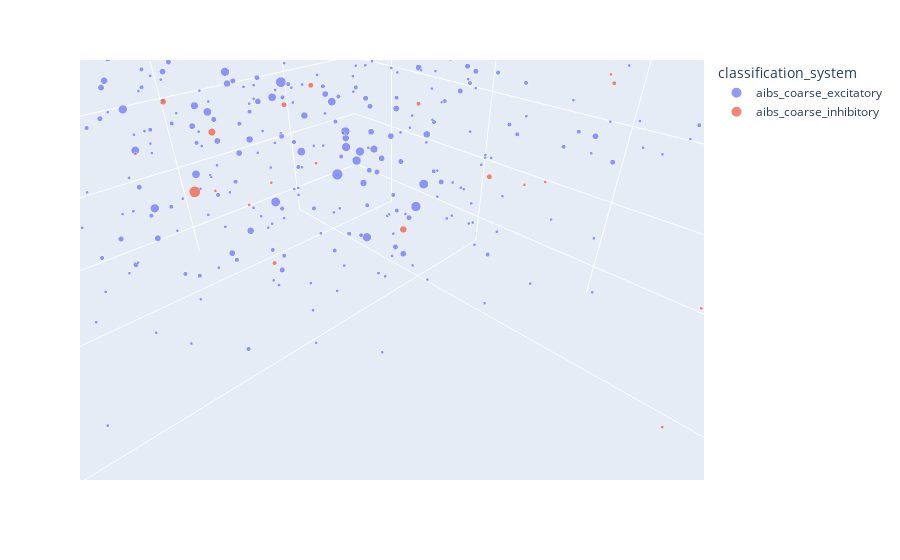

Notebook code for this chart:
### Code cell
import plotly_express as px

x = syn['pt_position_x'] * (4/1000)
y = syn['pt_position_y'] * (4/1000)
z = syn['pt_position_z'] * (40/1000)

bep = px.scatter_3d(syn, x=x, y=y, z=z,
              color='classification_system', size='num_syn')
#px.scatter_3d(boy,x=boy.pt_position_x/4,y=boy.pt_position_y/4,z=boy.pt_position_z/40,symbol='pt_root_id')
bep.show()

### Figure 1 — Plotly figure (JSON) as saved in the notebook; plotly's stock layout.template omitted (floating-point values rounded to 4 significant figures; data arrays with more than 128 entries replaced by an {"elided": "..."} marker saying what was removed)
{"data": [{"hovertemplate": "classification_system=aibs_coarse_excitatory<br>x=%{x}<br>y=%{y}<br>z=%{z}<br>num_syn=%{marker.size}<extra></extra>", "legendgroup": "aibs_coarse_excitatory", "marker": {"color": "#636efa", "size": {"elided": "1499 int values"}, "sizemode": "area", "sizeref": 0.11, "symbol": "circle"}, "mode": "markers", "name": "aibs_coarse_excitatory", "scene": "scene", "showlegend": true, "type": "scatter3d", "x": {"elided": "1499 float values"}, "y": {"elided": "1499 float values"}, "z": {"elided": "1499 float values"}}, {"hovertemplate": "classification_system=aibs_coarse_inhibitory<br>x=%{x}<br>y=%{y}<br>z=%{z}<br>num_syn=%{marker.size}<extra></extra>", "legendgroup": "aibs_coarse_inhibitory", "marker": {"color": "#EF553B", "size": {"elided": "215 int values"}, "sizemode": "area", "sizeref": 0.11, "symbol": "circle"}, "mode": "markers", "name": "aibs_coarse_inhibitory", "scene": "scene", "showlegend": true, "type": "scatter3d", "x": {"elided": "215 float values"}, "y": {"elided": "215 float values"}, "z": {"elided": "215 float values"}}], "layout": {"autosize": true, "legend": {"itemsizing": "constant", "title": {"text": "classification_system"}, "tracegroupgap": 0}, "margin": {"t": 60}, "scene": {"aspectmode": "auto", "aspectratio": {"x": 1.054, "y": 1.225, "z": 0.7745}, "camera": {"center": {"x": 0, "y": 0, "z": 0}, "eye": {"x": 0.005774, "y": 0.005774, "z": 0.005774}, "projection": {"type": "perspective"}, "up": {"x": 0, "y": 0, "z": 1}}, "domain": {"x": [0, 1], "y": [0, 1]}, "xaxis": {"title": {"text": "x"}, "type": "linear"}, "yaxis": {"title": {"text": "y"}, "type": "linear"}, "zaxis": {"title": {"text": "z"}, "type": "linear"}}}}
